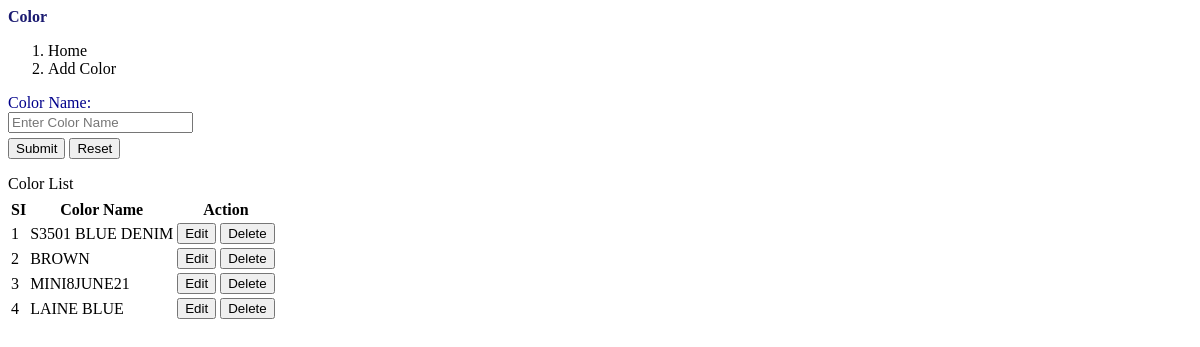
Before: /settings/color.php (signed in) with the older database file.
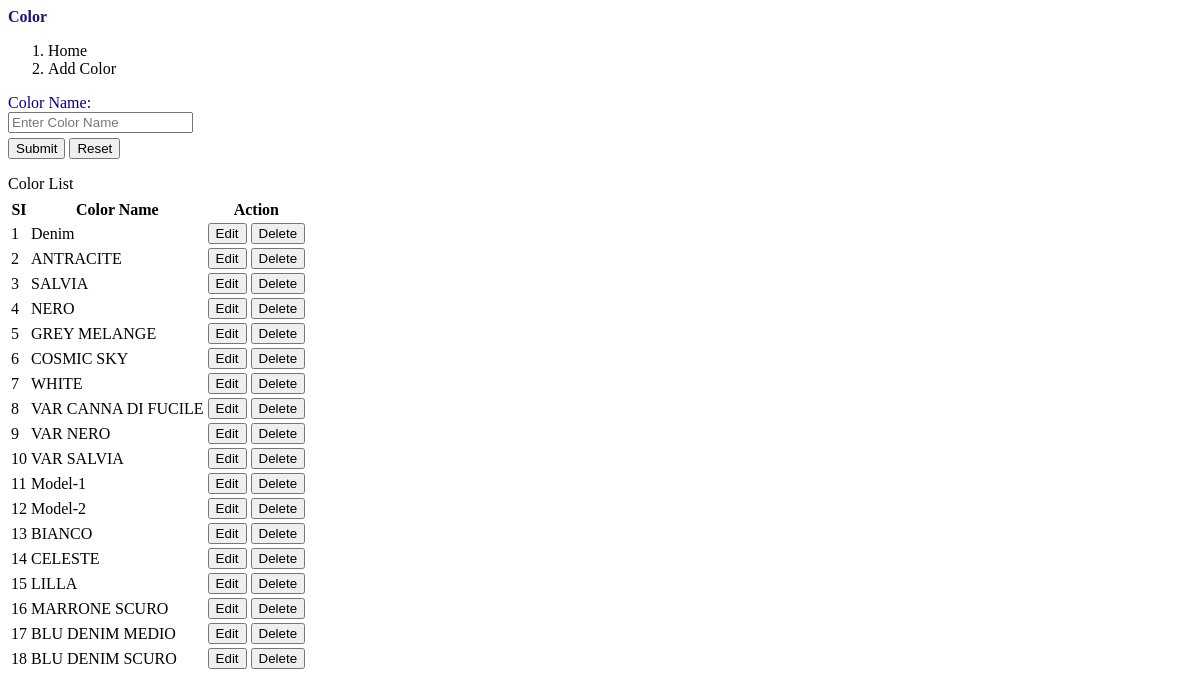
After: the same page with the newer database file.
### tables this page shows
CREATE TABLE `color` (
  `row_id` int(10) NOT NULL,
  `color_id` varchar(15) NOT NULL,
  `color_name` varchar(50) DEFAULT NULL,
  `recording_person_id` varchar(30) DEFAULT NULL,
  `recording_person_name` varchar(50) DEFAULT NULL,
  `recording_time` datetime DEFAULT NULL,
  PRIMARY KEY (`color_id`)
);

### settings/color.php (the view, shortened to what this page needs)
<?php
include('../login/db_connection_class.php');
?>
<div class="col-sm-12 col-md-12 col-lg-12">
    <div id="for_all_page_load">
		<div class="panel panel-default">
				<div class="panel-heading" style="color:#191970;"><b>Color</b></div>
				   <nav aria-label="breadcrumb">
					  <ol class="breadcrumb">
					    <li class="breadcrumb-item active" aria-current="page">Home</li>
					     <li class="breadcrumb-item"><a onclick="load_page('settings/color.php')">Add Color</a></li>
					  </ol>
					</nav>
				<form class="form-horizontal" action="" style="margin-top:10px;" name="color_form" id="color_form">
						<div class="form-group form-group-sm" id="form-group_for_color_name">
								<label class="control-label col-sm-3" for="color_name" style="color:#00008B;">Color Name:</label>
								<div class="col-sm-5">
									<input type="text" class="form-control" id="color_name" name="color_name" placeholder="Enter Color Name" required>
								</div>
						</div>
						<div class="form-group form-group-sm">
								<div class="col-sm-offset-3 col-sm-5">
									<button type="button" class="btn btn-primary" onClick="sending_data_of_color_form_for_saving_in_database()">Submit</button>
									<button type="reset" class="btn btn-success">Reset</button>
								</div>
						</div>
				</form>
		</div>
   <div class="panel panel-default" id="table_load">
       <div class="form-group form-group-sm">
	         <label class="control-label col-sm-5" for="search">Color List</label>
	   </div>
        <div class="form-group form-group-sm" >
          <table id="datatable-buttons" class="table table-striped table-bordered">
         	<thead>
                 <tr>
                 <th>SI</th>
                 <th>Color Name</th>
                 <th>Action</th>
                 </tr>
            </thead>
            <tbody>
            <?php
                            $s1 = 1;
                            $sql_for_color = "SELECT * FROM color ORDER BY row_id ASC";
                            $res_for_color = mysqli_query($con, $sql_for_color);
                            while ($row = mysqli_fetch_assoc($res_for_color))
                            {
             ?>
             <tr>
                <td><?php echo $s1; ?></td>
                <td><?php echo $row['color_name']; ?></td>
                <td>
                        <button type="submit" id="edit_color" name="edit_color"  class="btn btn-primary btn-xs" onclick="load_page('settings/edit_color.php?color_id=<?php echo $row['color_id'] ?>')"> Edit </button>
                        <button type="submit" id="delete_color" name="delete_color"  class="btn btn-danger btn-xs" onclick="sending_data_for_delete_color('<?php echo $row['color_id'] ?>')"> Delete </button>
                 </td>
                <?php
                $s1++;
                                 }
                 ?>
             </tr>
          </tbody>
         </table>
        </div>
      </div>
    </div>
</div>

### settings/color.php (style rules this page uses)
.form-group { margin-bottom: 5px; }

Changed rows visible on the page:
added color: color_name "Denim"
changed color: color_name "S3501 BLUE DENIM" → "ANTRACITE"
changed color: color_name "BROWN" → "SALVIA"
changed color: color_name "MINI8JUNE21" → "NERO"
changed color: color_name "LAINE BLUE" → "GREY MELANGE"
added color: color_name "COSMIC SKY"
added color: color_name "WHITE"
added color: color_name "VAR CANNA DI FUCILE"
added color: color_name "VAR NERO"
added color: color_name "VAR SALVIA"
added color: color_name "Model-1"
added color: color_name "Model-2"
added color: color_name "BIANCO"
added color: color_name "CELESTE"
added color: color_name "LILLA"
added color: color_name "MARRONE SCURO"
added color: color_name "BLU DENIM MEDIO"
added color: color_name "BLU DENIM SCURO"
